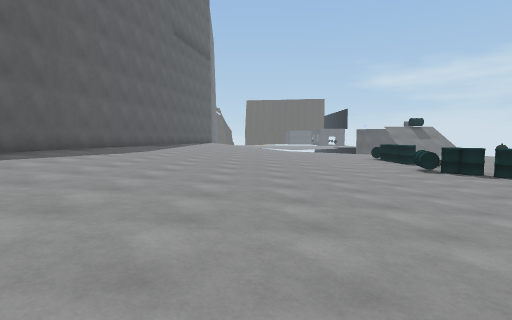
[1] (above)

18 first-person views from a walk through a 3-D level made in the Unity game engine. The camera is 1.3 m above the floor, tilts 4° down and sees 80° across. The floor is counted in squares, 2 m on a side. Each view is taken from the middle of a square. On the plan, view 1 faces up. The plan holds only what a view shows up to about 10 squares ahead; the rest is blank. The place goes on beyond the plan. The player character is not drawn. Some surface patterns are stand-ins.

[2]
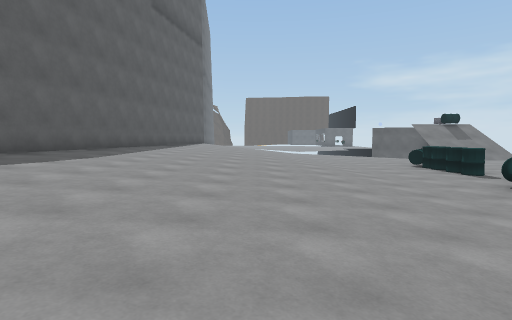

[3]
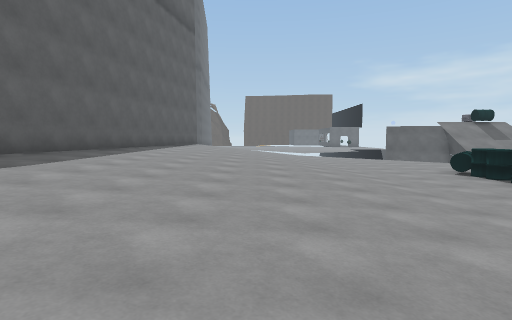

[4]
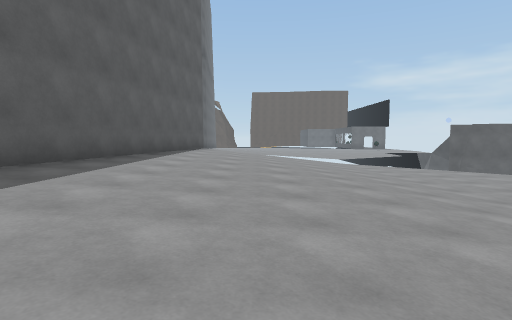

[5]
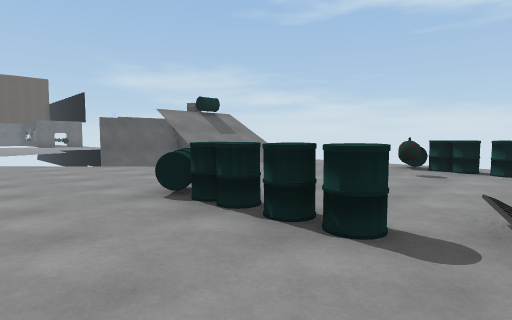

[6]
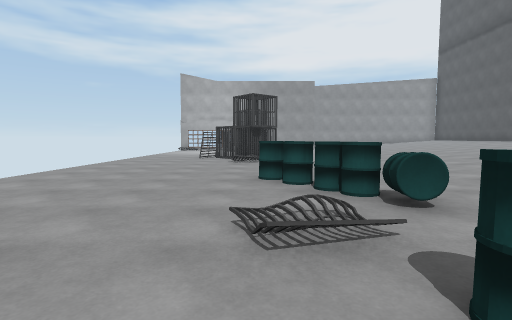

[7]
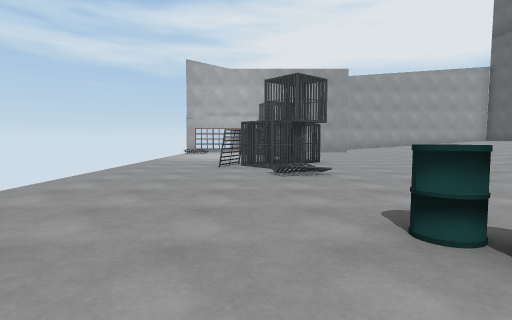

[8]
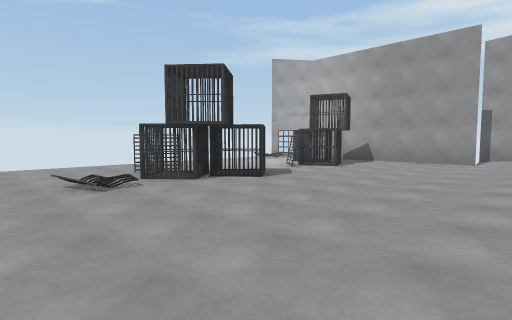

[9]
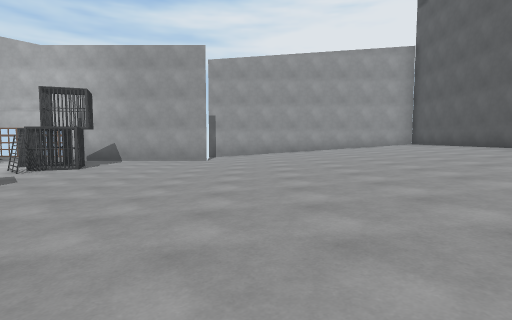

[10]
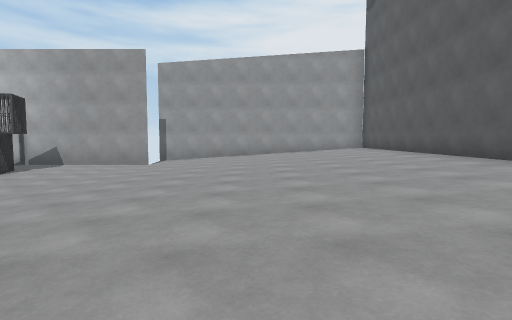

[11]
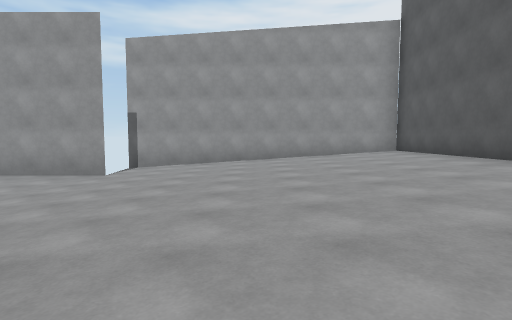

[12]
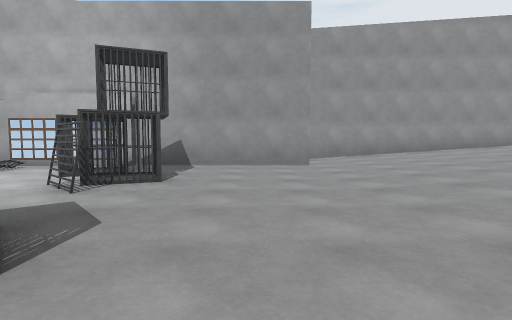

[13]
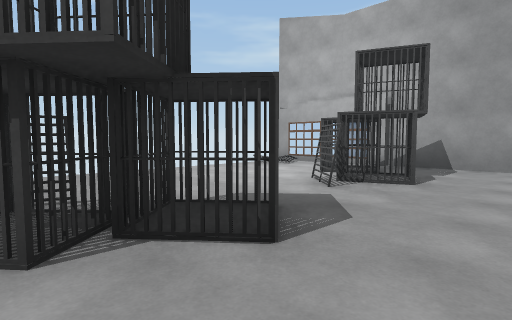

[14]
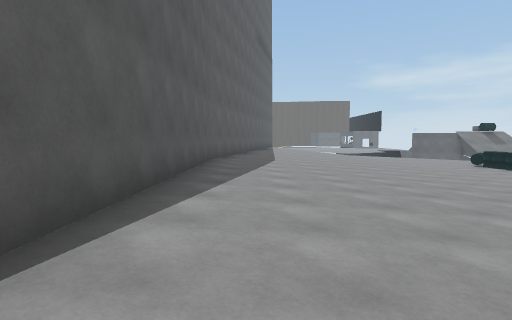

[15]
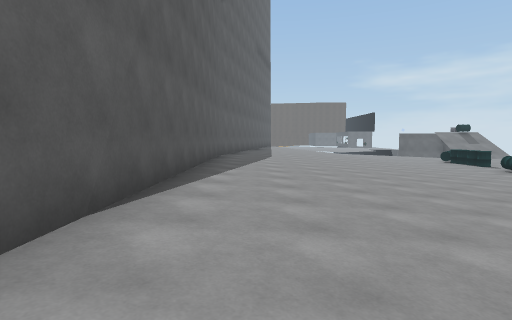

[16]
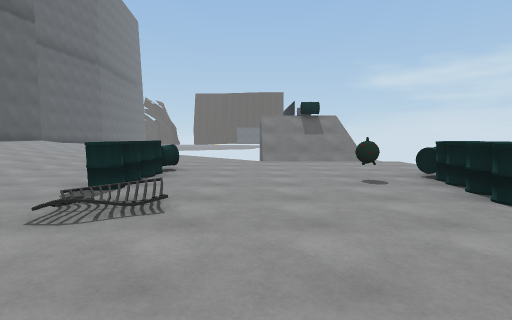

[17]
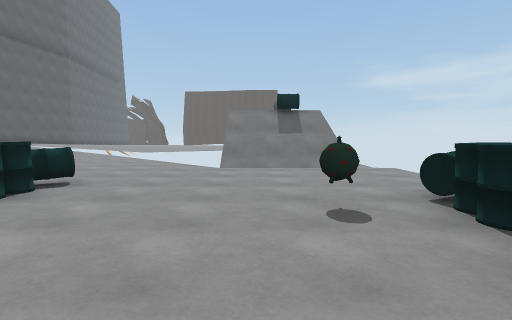

[18]
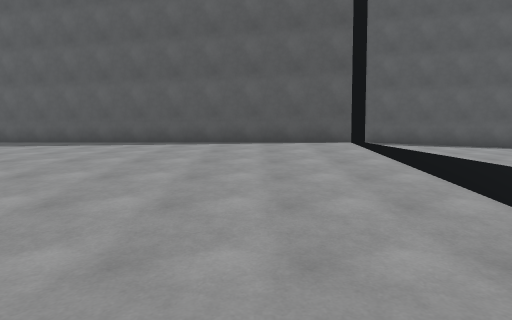

### Floor plan
Key: @ floor where view 1 was taken; # wall or solid block; x gap in a wall; . main floor; : floor 0.25 m higher than the main floor; + floor 0.5 m higher than the main floor; * floor 0.75 m higher than the main floor; % floor 1 m higher than the main floor; / step, stairs or slope; ^ raised ledge; B barrel; C cage; O other object.
Columns run from 6 left of view 1 to 10 right of it. Each row starts with its distance up from view 1.
 22  #
 21 ##
 20    #*+::.
 19   ^%*++:..
 18   ^%*++:...    O
 17   ^%*++:...   /B
 16   #%**+:....  //
 15   #**++:..... ///
 14  ##**++:.........
 13  #%**++:.........
 12  #%**+::...B.....
 11  #**++::...B...OB
 10  #**++::...B....B
  9 ##**++::....C..BB
  8 #%**++:...BC....
  7 #%**++:....B#....
  6 #%**++:.....B....
  5 #%**++:..........
  4 #%**++:..........
  3 #%**++:.....C....
  2 #%**++:.....x....
  1 #%**++:.....CCC..
  0 #%**++@.....C....
 -1 #%**++:.....C....
 -2 #%**++:..........
 -3 #%**++:.....CC...
 -4 #%**++:.....C#...
 -5 #%**++:......C.
 -6 #%**++:........##
 -7 #%**++:..#######
 -8 #%**++::.#
 -9 ##########

Positions as (right, up) in squares from view 1, and headings:
1: (0, 0), facing up
2: (0, 3), facing up
3: (0, 5), facing up
4: (-1, 9), facing up
5: (3, 9), facing up-right
6: (6, 11), facing down
7: (7, 8), facing down
8: (1, 4), facing down-right
9: (1, 4), facing down
10: (-1, 4), facing down
11: (-1, 1), facing down
12: (4, 1), facing down
13: (4, 1), facing down-right
14: (-4, 0), facing up
15: (-4, -2), facing up
16: (7, 6), facing up
17: (8, 8), facing up
18: (4, 18), facing left
